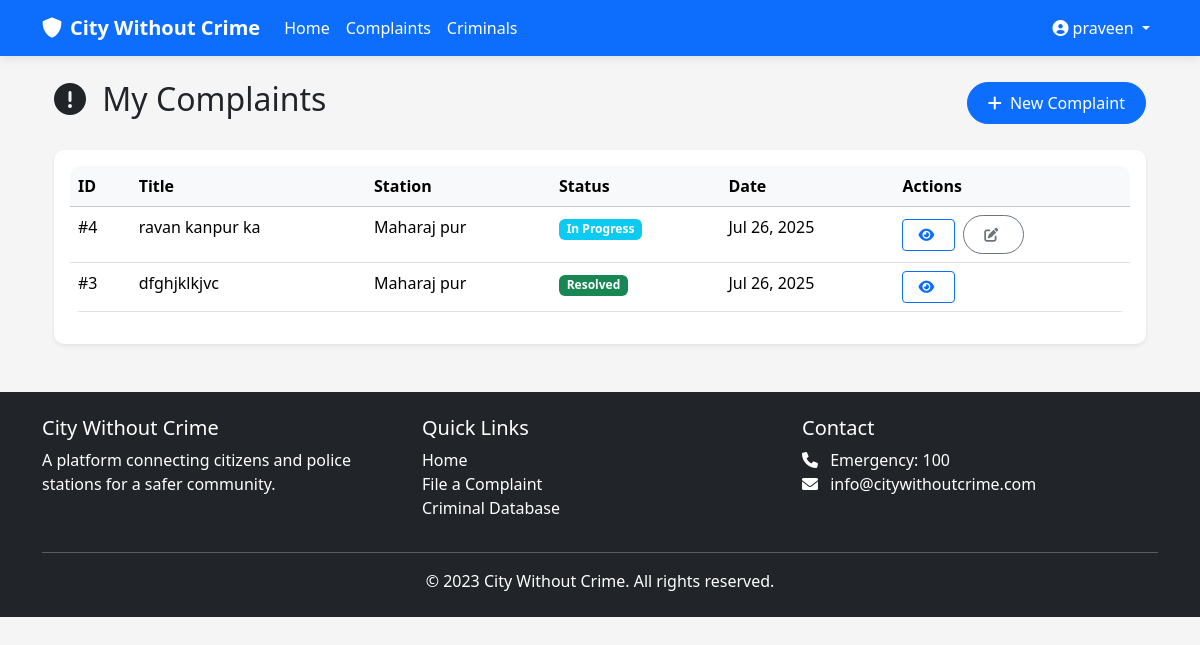
The page /complaints/ (signed in) on the database its author committed.
### cwc_app/models.py (models this page shows, shortened)
class User(AbstractUser):
    is_police = models.BooleanField(default=False)
    is_admin = models.BooleanField(default=False)
    station = models.ForeignKey('PoliceStation', on_delete=models.SET_NULL, null=True, blank=True)

class Complaint(models.Model):
    STATUS_CHOICES = [
        ('PENDING', 'Pending'),
        ('IN_PROGRESS', 'In Progress'),
        ('RESOLVED', 'Resolved'),
        ('REJECTED', 'Rejected'),
    ]
    user = models.ForeignKey(User, on_delete=models.CASCADE, related_name='complaints')
    station = models.ForeignKey(PoliceStation, on_delete=models.CASCADE)
    title = models.CharField(max_length=200)
    description = models.TextField()
    location = models.CharField(max_length=200)
    evidence = models.FileField(upload_to='complaint_evidence/', null=True, blank=True)
    status = models.CharField(max_length=20, choices=STATUS_CHOICES, default='PENDING')
    created_at = models.DateTimeField(auto_now_add=True)
    updated_at = models.DateTimeField(auto_now=True)

class PoliceStation(models.Model):
    name = models.CharField(max_length=100)
    address = models.TextField()
    contact_number = models.CharField(max_length=15)
    email = models.EmailField()
    jurisdiction = models.CharField(max_length=100)
    created_at = models.DateTimeField(auto_now_add=True)

### cwc_app/views.py (the view)
# urls.py: path('complaints/', views.complaint_list, name='complaint_list'),
@login_required
def complaint_list(request):
    if request.user.is_police or request.user.is_admin:
        complaints = Complaint.objects.filter(station=request.user.station).order_by('-created_at')
    else:
        complaints = Complaint.objects.filter(user=request.user).order_by('-created_at')
    return render(request, 'complaints/list.html', {'complaints': complaints})

### templates/complaints/list.html (shortened to what this page needs)
{% extends 'base.html' %}
{% block content %}
<div class="container">
    <div class="d-flex justify-content-between align-items-center mb-4">
        <h2><i class="fas fa-exclamation-circle me-2"></i>
            {% if user.is_police or user.is_admin %}
            All Complaints
            {% else %}
            My Complaints
            {% endif %}
        </h2>
        <a href="{% url 'create_complaint' %}" class="btn btn-primary">
            <i class="fas fa-plus me-1"></i> New Complaint
        </a>
    </div>
    <div class="card shadow-sm">
        <div class="card-body">
            <div class="table-responsive">
                <table class="table table-hover">
                    <thead class="table-light">
                        <tr>
                            <th>ID</th>
                            <th>Title</th>
                            <th>Station</th>
                            <th>Status</th>
                            <th>Date</th>
                            <th>Actions</th>
                        </tr>
                    </thead>
                    <tbody>
                        {% for complaint in complaints %}
                        <tr>
                            <td>#{{ complaint.id }}</td>
                            <td>{{ complaint.title|truncatewords:5 }}</td>
                            <td>{{ complaint.station.name }}</td>
                            <td>
                                <span class="badge
                                    {% if complaint.status == 'PENDING' %}bg-secondary
                                    {% elif complaint.status == 'IN_PROGRESS' %}bg-info
                                    {% elif complaint.status == 'RESOLVED' %}bg-success
                                    {% else %}bg-danger{% endif %}">
                                    {{ complaint.get_status_display }}
                                </span>
                            </td>
                            <td>{{ complaint.created_at|date:"M d, Y" }}</td>
                            <td>
                                <a href="{% url 'complaint_detail' complaint.pk %}"
                                   class="btn btn-sm btn-outline-primary" title="View">
                                    <i class="fas fa-eye"></i>
                                </a>
                                {% if complaint.status != 'RESOLVED' and not user.is_police %}
                                <a href="#" class="btn btn-sm btn-outline-secondary ms-1" title="Edit">
                                    <i class="fas fa-edit"></i>
                                </a>
                                {% endif %}
                            </td>
                        </tr>
                        {% endfor %}
                    </tbody>
                </table>
            </div>
        </div>
    </div>
</div>
{% endblock %}

### templates/partials/navbar.html (shortened to what this page needs)
<nav class="navbar navbar-expand-lg navbar-dark bg-primary">
    <div class="container">
        <a class="navbar-brand" href="{% url 'home' %}">
            <i class="fas fa-shield-alt me-2"></i>City Without Crime
        </a>
        <div class="collapse navbar-collapse" id="navbarNav">
            <ul class="navbar-nav me-auto">
                <li class="nav-item">
                    <a class="nav-link text-white" href="{% url 'home' %}">Home</a>
                </li>
                <li class="nav-item">
                    <a class="nav-link text-white" href="{% url 'complaint_list' %}">Complaints</a>
                </li>
                <li class="nav-item">
                    <a class="nav-link text-white" href="{% url 'criminal_list' %}">Criminals</a>
                </li>
            </ul>
            <ul class="navbar-nav">
                {% if user.is_authenticated %}
                    <li class="nav-item dropdown">
                        <a class="nav-link dropdown-toggle text-white" href="#" id="userDropdown" role="button" data-bs-toggle="dropdown">
                            <i class="fas fa-user-circle me-1"></i>{{ user.username }}
                        </a>
                    </li>
                {% endif %}
            </ul>
        </div>
    </div>
</nav>

### static/css/style.css (style rules this page uses)
:root { --primary-color: #0d6efd; --secondary-color: #f03848; --success-color: #198754; --danger-color: #dc3545; --warning-color: #ffc107; --info-color: #0dcaf0; --light-color: #f8f9fa; --dark-color: #212529; }
body { font-family: 'Segoe UI', Tahoma, Geneva, Verdana, sans-serif; background-color: #f5f5f5; }
.card { transition: transform 0.3s ease, box-shadow 0.3s ease; border: none; border-radius: 10px; box-shadow: 0 4px 6px rgba(0, 0, 0, 0.1); }
.btn { border-radius: 50px; padding: 8px 20px; font-weight: 500; }
.btn-primary { background-color: var(--primary-color); border-color: var(--primary-color); }
.navbar { box-shadow: 0 2px 10px rgba(0, 0, 0, 0.1); }
.navbar-brand { font-weight: 700; }
.table { border-radius: 10px; overflow: hidden; }
.btn i { margin-right: 5px; }
.btn.btn-outline-primary { display: inline-flex; align-items: center; padding: 8px 15px; border-radius: 4px; text-decoration: none; color: #0d6efd; border: 1px solid #0d6efd; background-color: transparent; }

### rows shown on the page
User: username "praveen"
Complaint: id "4", title "ravan kanpur ka", station.name "Maharaj pur", status "In Progress", created_at "Jul 26, 2025"
Complaint: id "3", title "dfghjklkjvc", station.name "Maharaj pur", status "Resolved", created_at "Jul 26, 2025"
